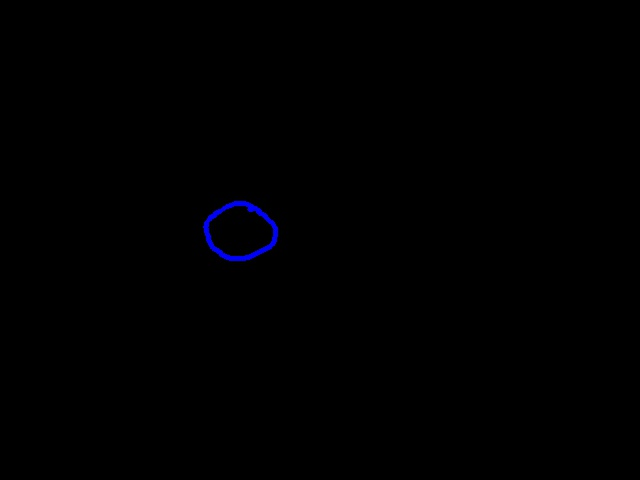
#> input picture AdvanceTask-1/images/savedimage1.jpg, 640 x 480 px, found by its file name
$ python process1area.py   (older library calls are emulated)
#> lines starting #> are read from the running program, lines starting #| are printed output that depends on the picture; after the words box and inside, x2 and y2 are one past the last pixel; in counts of white or black regions, pixels touching at a corner belong together; long printed decimals are rounded
import cv2
import numpy as np
from matplotlib import pyplot as plt

savedImage = cv2.imread('E:\RMI project\AdvanceTask-1\images\savedimage1.jpg',0)
#> savedImage: shape (480, 640); min 0, max 34, mean 0.1
savedImage2 = cv2.imread('E:\RMI project\AdvanceTask-1\images\savedimage1.jpg',1)
#> savedImage2 is the input picture: shape (480, 640, 3); mean B, G, R 0.8, 0, 0

#creating 2 black screen for drawing circle and rectangle
img1 = np.zeros((480,640,3),np.uint8)
img2 = np.zeros((480,640,3),np.uint8)


#drawing circle and rectangle and converting them to grayscale for thresholding
circle = cv2.circle(img2 , (320,320) , 56 ,(255,0,0),5)
circle1 = cv2.cvtColor(circle , cv2.COLOR_BGR2GRAY)

rectangle = cv2.rectangle(img1 , (150,150) , (250,250) , (255,0,0),3)
rectangle1 = cv2.cvtColor(rectangle , cv2.COLOR_BGR2GRAY)

#thresholding and finding contours for image,circle and rectangle

ret , threshold1 = cv2.threshold(savedImage , 125 , 255 , cv2.THRESH_BINARY + cv2.THRESH_OTSU)
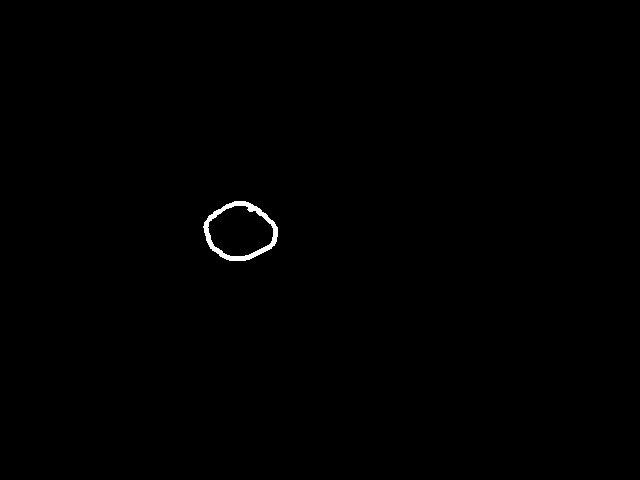
#> threshold1: shape (480, 640); 0.31% white; 1 white region
#> ret = 7
_,contours1,_ = cv2.findContours(threshold1,cv2.RETR_TREE,cv2.CHAIN_APPROX_SIMPLE)
#> contours1 = 2 contours; box (x1, y1, x2, y2) and area: (203, 201, 278, 261) 3244, (207, 205, 274, 257) 2462
#print("the number of contours in figure are ",len(contours1))
cnt1 = contours1[0]
#> cnt1 = contour of 122 points, box (x1, y1, x2, y2) (203, 201, 278, 261), area 3244
area1 = cv2.contourArea(cnt1)
#> area1 = 3243.5

ret , threshold2 = cv2.threshold(rectangle1 , 125 , 255 , cv2.THRESH_BINARY + cv2.THRESH_OTSU)
_,contours2,_ = cv2.findContours(threshold2,cv2.RETR_TREE,cv2.CHAIN_APPROX_SIMPLE)
#print("the number of contours in square are ",len(contours2))
cnt2 = contours2[0]
area2 = cv2.contourArea(cnt2)

ret , threshold3 = cv2.threshold(circle1 , 125 , 255 , cv2.THRESH_BINARY + cv2.THRESH_OTSU)
_,contours3,_ = cv2.findContours(threshold3,cv2.RETR_TREE,cv2.CHAIN_APPROX_SIMPLE)
#print("the number of contours in circle are ",len(contours3))
cnt3 = contours3[0]
area3 = cv2.contourArea(cnt3)

#finding the minimum enclosing circle area for image, rectangle and circle
(x1,y1) , radius1 = cv2.minEnclosingCircle(cnt1)
#> x1 = 240; y1 = 231.2; radius1 = 37.34
center1 = (int(x1) , int(y1))
#> center1 = (239, 231)
radius1 = int(radius1)
#> radius1 = 37
#savedImage2 = cv2.circle(savedImage2,center1,radius1,(0,0,255),2)
enclosing_circle_area1 = 3.14*radius1*radius1
#> enclosing_circle_area1 = 4298.7

(x2,y2) , radius2 = cv2.minEnclosingCircle(cnt2)
center2 = (int(x2) , int(y2))
radius2 = int(radius2)
#rectangle = cv2.circle(rectangle,center2,radius2,(0,0,255),2)
enclosing_circle_area2 = 3.14*radius2*radius2

(x3,y3) , radius3 = cv2.minEnclosingCircle(cnt3)
center3 = (int(x3) , int(y3))
radius3 = int(radius3)
#circle = cv2.circle(circle,center3,radius3,(0,0,255),2)
enclosing_circle_area3 = 3.14*radius3*radius3


difference1 = abs(area1-enclosing_circle_area1)
#> difference1 = 1055.2
difference2 = abs(area2-enclosing_circle_area2)
difference3 = abs(area3-enclosing_circle_area3)
print("difference for image",difference1)
#| difference for image 1055.160
print("difference for square",difference2)
print("difference for circle",difference3)


if (abs(difference1-difference2)) > (abs(difference3-difference1)):
    print("it is a circle")
else :
    print("it is a square")


cv2.waitKey(0)
cv2.destroyAllWindows()
